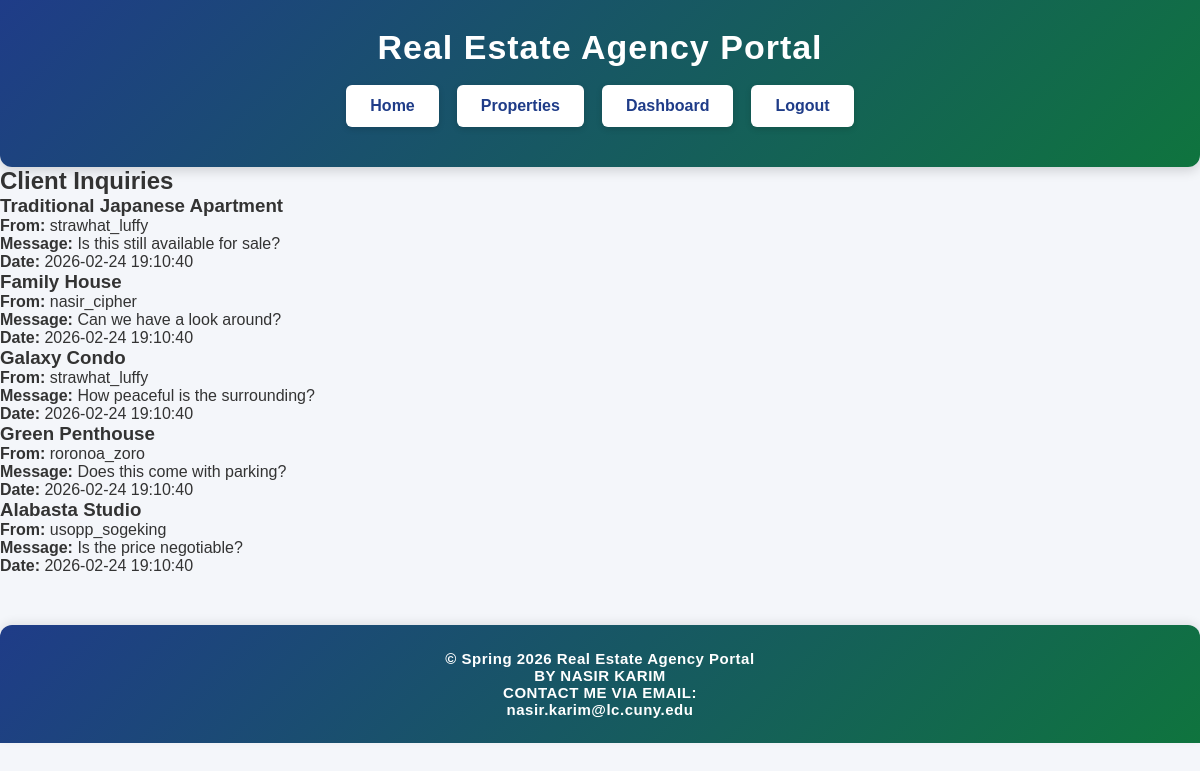
Screenshot of /CIS344Final/inquiries.php (signed in) with the database file from the repository.
### tables this page shows
CREATE TABLE INQUIRIES (
    inquiryId INT NOT NULL UNIQUE AUTO_INCREMENT PRIMARY KEY,
    userId INT NOT NULL,
    propertyId INT NOT NULL,
    message VARCHAR(255) NOT NULL,
    inquiryDate DATETIME NOT NULL,
    FOREIGN KEY (userId) REFERENCES Users(userId),
    FOREIGN KEY (propertyId) REFERENCES Properties(propertyId)
);

CREATE TABLE PROPERTIES (
    propertyId INT NOT NULL UNIQUE AUTO_INCREMENT PRIMARY KEY,
    title VARCHAR(100) NOT NULL,
    propertyType VARCHAR(50) NOT NULL,
    address VARCHAR(200) NOT NULL,
    city VARCHAR(100) NOT NULL,
    price DECIMAL(12,2) NOT NULL,
    status ENUM("available", "sold", "rented") NOT NULL DEFAULT "available",
    agentId INT NOT NULL,
    FOREIGN KEY (agentId) REFERENCES Users(userId)
);

CREATE TABLE USERS (
    userId INT NOT NULL UNIQUE AUTO_INCREMENT PRIMARY KEY,
    userName VARCHAR(50) NOT NULL UNIQUE,
    contactInfo VARCHAR(200),
    passwordHash VARCHAR(255) NOT NULL,
    userType ENUM("agent", "buyer", "renter") NOT NULL
);

### CIS344Final/RealEstateData.php (called while the page is built, shortened)
<?php
require_once("Database.php");
class RealEstateData {
    private PDO $conn;
    public function __construct() {
        $db = new Database();
        $this->conn = $db->connect();
    }
    public function getAgentInquiries($agentId) {
        $stmt = $this->conn->prepare("
            SELECT i.*, p.title, u.userName
            FROM Inquiries i
            JOIN Properties p ON i.propertyId = p.propertyId
            JOIN Users u ON i.userId = u.userId
            WHERE p.agentId = :agentId
        ");
        $stmt->execute([":agentId" => $agentId]);
        return $stmt->fetchAll();
    }
}
?>

### CIS344Final/Database.php (called while the page is built, shortened)
<?php
class Database {
    private ?PDO $conn = null;
    public function connect(): PDO {
        if ($this->conn === null) {
            try {
                $dsn = "mysql:host=" . DB_HOST . ";dbname=" . DB_NAME . ";charset=utf8mb4";
                $this->conn = new PDO($dsn, DB_USER, DB_PASS, [
                    PDO::ATTR_ERRMODE => PDO::ERRMODE_EXCEPTION,
                    PDO::ATTR_DEFAULT_FETCH_MODE => PDO::FETCH_ASSOC
                ]);
            } catch (PDOException $e) {
                die("Database connection failed: " . $e->getMessage());
            }
        }
        return $this->conn;
    }
}
?>

### CIS344Final/inquiries.php (the view, shortened to what this page needs)
<?php
require_once("RealEstateData.php");
$db = new RealEstateData();
include("header.php");
$agentId = $_SESSION["user"]["userId"];
$inquiries = $db->getAgentInquiries($agentId);
?>
<h2>Client Inquiries</h2>
<?php if (empty($inquiries)): ?>
    <p>No inquiries yet.</p>
<?php else: ?>
    <?php foreach ($inquiries as $inq): ?>
        <div class="card">
            <h3><?= htmlspecialchars($inq["title"]) ?></h3>
            <p><strong>From:</strong> <?= htmlspecialchars($inq["userName"]) ?></p>
            <p><strong>Message:</strong> <?= htmlspecialchars($inq["message"]) ?></p>
            <p><strong>Date:</strong> <?= htmlspecialchars($inq["inquiryDate"]) ?></p>
        </div>
    <?php endforeach; ?>
<?php endif; ?>
<?php include("footer.php"); ?>

### CIS344Final/header.php (shortened to what this page needs)
<!DOCTYPE html>
<html lang="en">
<head>
    <link rel="stylesheet" type="text/css" href="style.css">
</head>
<body>
<header>
    <h1>Real Estate Agency Portal</h1>
    <nav>
        <a href="index.php">Home</a>
        <a href="properties.php">Properties</a>
        <?php if (isset($_SESSION['user'])): ?>
            <a href="dashboard.php">Dashboard</a>
            <a href="logout.php">Logout</a>
        <?php else: ?>
            <a href="login.php">Login</a>
            <a href="register.php">Register</a>
        <?php endif; ?>
    </nav>
</header>
<main>

### CIS344Final/footer.php
</main>
<footer>
    <p>&copy; Spring 2026 Real Estate Agency Portal</p>
    <p>BY NASIR KARIM</p>
    <p>CONTACT ME VIA EMAIL:</p>
    <p>nasir.karim@lc.cuny.edu</p>
</footer>
</body>
</html>

### CIS344Final/style.css (style rules this page uses)
* { margin: 0; padding: 0; box-sizing: border-box; }
body { font-family: Arial, sans-serif; background: #f4f6fa; color: #333; }
header { background: linear-gradient(135deg, #1f3c88, #0f743e); padding: 28px 0 40px 0; text-align: center; color: white; box-shadow: 0 4px 12px rgba(0,0,0,0.15); border-bottom-left-radius: 12px; border-bottom-right-radius: 12px; }
header h1 { font-size: 34px; font-weight: bold; letter-spacing: 1px; margin-bottom: 18px; }
nav { display: flex; justify-content: center; gap: 18px; }
nav a { padding: 10px 22px; background: white; color: #1f3c88; font-weight: bold; border-radius: 6px; text-decoration: none; transition: 0.25s ease; border: 2px solid transparent; box-shadow: 0 2px 6px rgba(0,0,0,0.15); }
footer { background: linear-gradient(135deg, #1f3c88, #0f743e); padding: 25px 0; text-align: center; color: #ffffff; font-size: 15px; margin-top: 50px; border-top-left-radius: 12px; border-top-right-radius: 12px; box-shadow: 0 -3px 10px rgba(0,0,0,0.08); }
footer p { margin: 0; font-weight: bold; letter-spacing: 0.5px; }

### rows the page displays
inquiries: propertyId.title "Traditional Japanese Apartment", userId.userName "strawhat_luffy", message "Is this still available for sale?", inquiryDate "2026-02-24 19:10:40"
inquiries: propertyId.title "Family House", userId.userName "nasir_cipher", message "Can we have a look around?", inquiryDate "2026-02-24 19:10:40"
inquiries: propertyId.title "Galaxy Condo", userId.userName "strawhat_luffy", message "How peaceful is the surrounding?", inquiryDate "2026-02-24 19:10:40"
inquiries: propertyId.title "Green Penthouse", userId.userName "roronoa_zoro", message "Does this come with parking?", inquiryDate "2026-02-24 19:10:40"
inquiries: propertyId.title "Alabasta Studio", userId.userName "usopp_sogeking", message "Is the price negotiable?", inquiryDate "2026-02-24 19:10:40"
